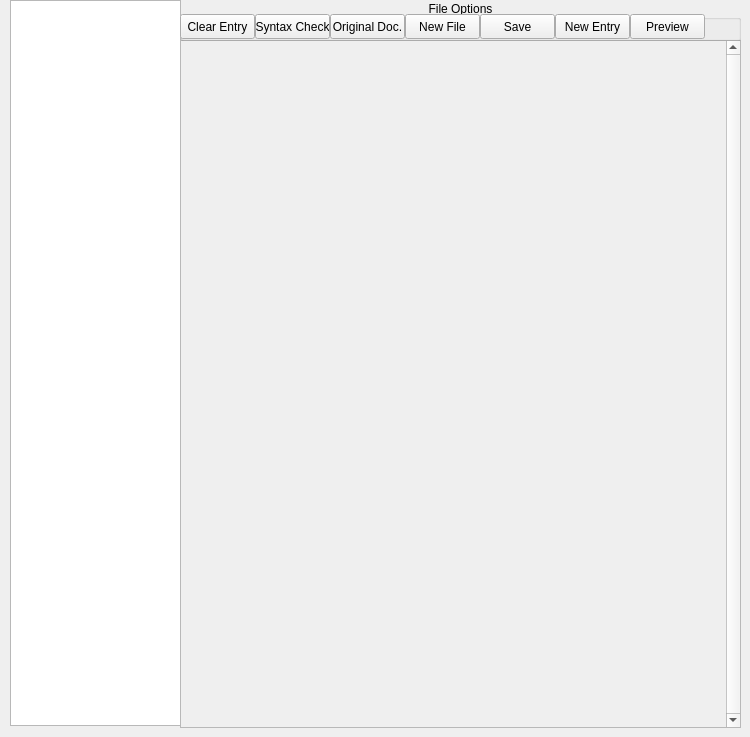
    <widget class="QWidget" name="TabEvents">
     <attribute name="title">
      <string>Events</string>
     </attribute>
     <widget class="QTreeView" name="trvEvents">
      <property name="geometry">
       <rect>
        <x>10</x>
        <y>0</y>
        <width>171</width>
        <height>726</height>
       </rect>
      </property>
     </widget>
     <widget class="QScrollArea" name="scrollArea">
      <property name="geometry">
       <rect>
        <x>180</x>
        <y>40</y>
        <width>561</width>
        <height>688</height>
       </rect>
      </property>
      <property name="verticalScrollBarPolicy">
       <enum>Qt::ScrollBarAlwaysOn</enum>
      </property>
      <property name="horizontalScrollBarPolicy">
       <enum>Qt::ScrollBarAlwaysOff</enum>
      </property>
      <property name="widgetResizable">
       <bool>true</bool>
      </property>
      <widget class="QWidget" name="scrollAreaWidgetContents">
       <property name="geometry">
        <rect>
         <x>0</x>
         <y>0</y>
         <width>541</width>
         <height>684</height>
        </rect>
       </property>
      </widget>
     </widget>
     <widget class="QGroupBox" name="groupBox_3">
      <property name="geometry">
       <rect>
        <x>180</x>
        <y>0</y>
        <width>561</width>
        <height>41</height>
       </rect>
      </property>
      <property name="title">
       <string>File Options</string>
      </property>
      <property name="alignment">
       <set>Qt::AlignCenter</set>
      </property>
      <widget class="QPushButton" name="pushButton_14">
       <property name="geometry">
        <rect>
         <x>150</x>
         <y>14</y>
         <width>75</width>
         <height>25</height>
        </rect>
       </property>
       <property name="text">
        <string>Original Doc.</string>
       </property>
      </widget>
      <widget class="QPushButton" name="pushButton_15">
       <property name="geometry">
        <rect>
         <x>0</x>
         <y>14</y>
         <width>75</width>
         <height>25</height>
        </rect>
       </property>
       <property name="text">
        <string>Clear Entry</string>
       </property>
      </widget>
      <widget class="QPushButton" name="pushButton_16">
       <property name="geometry">
        <rect>
         <x>75</x>
         <y>14</y>
         <width>75</width>
         <height>25</height>
        </rect>
       </property>
       <property name="text">
        <string>Syntax Check</string>
       </property>
      </widget>
      <widget class="QPushButton" name="pushButton_17">
       <property name="geometry">
        <rect>
         <x>225</x>
         <y>14</y>
         <width>75</width>
         <height>25</height>
        </rect>
       </property>
       <property name="text">
        <string>New File</string>
       </property>
      </widget>
      <widget class="QPushButton" name="pushButton_18">
       <property name="geometry">
        <rect>
         <x>375</x>
         <y>14</y>
         <width>75</width>
         <height>25</height>
        </rect>
       </property>
       <property name="text">
        <string>New Entry</string>
       </property>
      </widget>
      <widget class="QPushButton" name="pushButton_19">
       <property name="geometry">
        <rect>
         <x>300</x>
         <y>14</y>
         <width>75</width>
         <height>25</height>
        </rect>
       </property>
       <property name="text">
        <string>Save</string>
       </property>
      </widget>
      <widget class="QPushButton" name="pushButton_20">
       <property name="geometry">
        <rect>
         <x>450</x>
         <y>14</y>
         <width>75</width>
         <height>25</height>
        </rect>
       </property>
       <property name="text">
        <string>Preview</string>
       </property>
      </widget>
     </widget>
    </widget>
